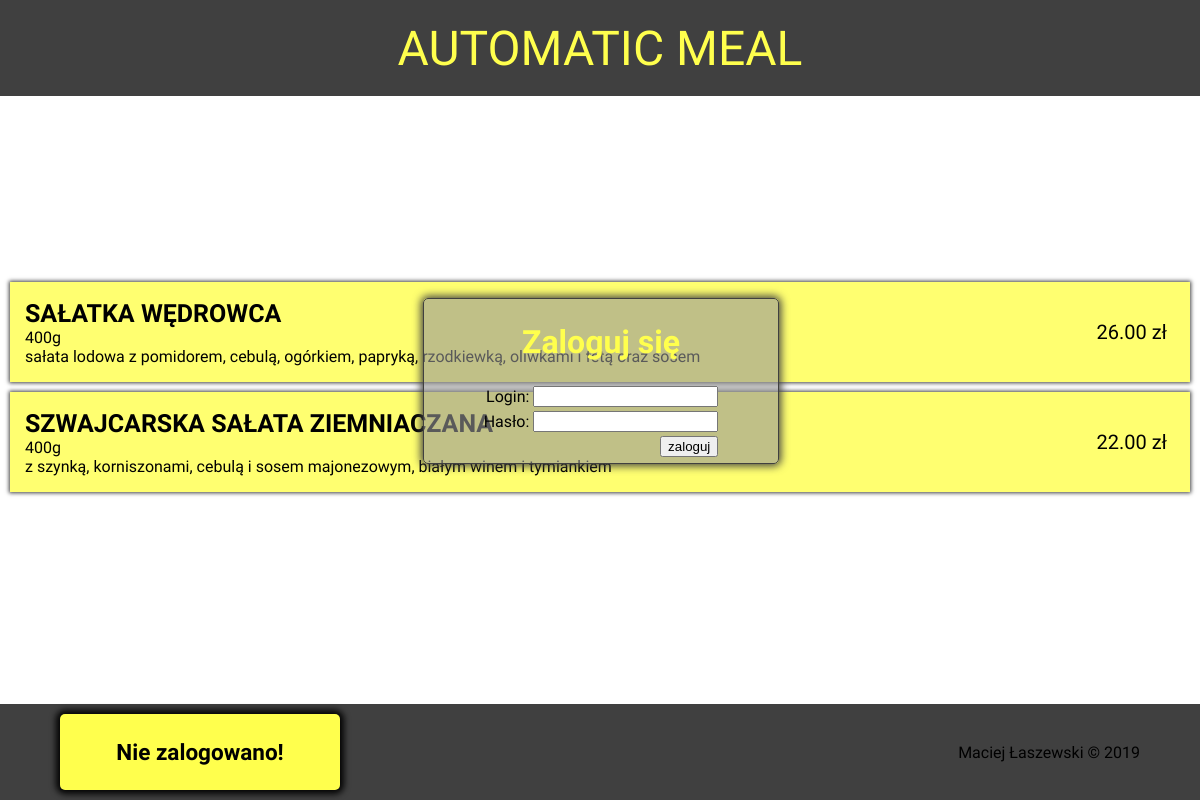
Screenshot of /index.php?kat=menu&men=salaty with the database file from the repository.
### tables this page shows
CREATE TABLE `menu` (
  `idproduktu` int(11) NOT NULL,
  `typ` text NOT NULL,
  `nazwa` text NOT NULL,
  `opis` text NOT NULL,
  `cena` decimal(11,2) NOT NULL
);

### index.php (the view, shortened to what this page needs)
<!DOCTYPE HTML>
<html lang="pl">
    <head>
        <link rel="stylesheet" href="css/style.css?=<?php echo uniqid()?>">
        <?php
            $config = require_once("config.php");
                            $db = new mysqli($config['host'], $config['user'], $config['pass'], $config['database']);
                            $db -> query("SET CHARSET utf8");
                            $db -> query("SET NAMES 'utf8' COLLATE 'utf8_polish_ci'");
            $komunikat = '';
        ?>
    </head>
    <body>
        <div id="container">
            <div id="header">
                <a href="index.php"><div id="name">AUTOMATIC MEAL</div></a>
            </div>
            <div id="main">
                <div id="content">
                    <?php
                        if(!isset($_SESSION['login'])){
                            echo "<div id='login_panel'>
                                <h1>Zaloguj się</h1>
                                <form action='index.php' method='POST'><table><tr><td>Login:</td><td><input type='text' name='login'></td></tr><tr><td>Hasło:</td><td><input type='password' name='haslo'></td></tr><tr><td colspan='2'><input type='submit' name='zaloguj' value='zaloguj'></td></tr></table></form>$komunikat</div>";
                        }
                        if(isset($_GET['kat'])){
                            switch ($_GET['kat']){
                                case 'menu':
                                    if(!isset($_GET['men'])){
                                    echo "<div class='kateg'><a href='index.php?kat=menu&men=przystawki'><div><h1>Przystawki</h1></div></a></div>
                                        <div class='kateg'><a href='index.php?kat=menu&men=zupy'><div><h1>Zupy</h1></div></a></div>
                                        <div class='kateg'><a href='index.php?kat=menu&men=salaty'><div><h1>Sałaty</h1></div></a></div>
                                        <div class='kateg'><a href='index.php?kat=menu&men=nalesniki'><div><h1>Naleśniki</h1></div></a></div>
                                        <div class='kateg'><a href='index.php?kat=menu&men=makarony'><div><h1>Makarony</h1></div></a></div>
                                        <div class='kateg'><a href='index.php?kat=menu&men=napoje'><div><h1>Napoje</h1></div></a></div>";
                                    }
                                    else{
                                        echo "<form action='index.php?kat=menu' method='POST'>";
                                    switch($_GET['men']){
                                        case 'salaty':
                                            $rekordy = $db -> query("SELECT * FROM `menu` WHERE `typ`='salaty'");
                                            foreach($rekordy as $val){
                                                echo "<div class='produkt'>
                                                <div class='desc'><span>".$val['nazwa']."</span>".$val['opis']."</div><div class='cena'><center><span>".$val['cena']."</span> zł</center></div>";
                                                echo "</div>";
                                            }
                                            break;
                                    }
                                     echo "</form>";
                                    }
                                    break;
                        }
                        }
                    ?>
                </div>
            </div>
            <div id="footer">
                <div id="user_info">
                    <?php
                    if (isset($_SESSION['login'])){
                        echo "<b>Zalogowano jako: </b><i>".$_SESSION['imie']." ".$_SESSION['nazwisko']."</i>".$_SESSION['stanowisko'];
                        echo "<form method='post'><input type='submit' value='Wyloguj' name='wyloguj'></form>";
                    }
                    else
                        echo "<h2>Nie zalogowano!</h2>"
                    ?>
                </div>
                <div id="autor">Maciej Łaszewski &copy 2019</div>
            </div>
        </div>
    </body>
</html>

### css/style.css (style rules this page uses)
body { margin:0; font-family: 'Work Sans', sans-serif; }
#container { display:flex; flex-direction: column; }
#header, #footer { width:100%; height: 12vh; min-height:50px; display:flex; justify-content: center; align-items: center; background-color: #404040; }
#main { background-color: #FFFFFF; width:100%; height:76vh; min-height:315px; }
#name { font-size:6vh; font-family: 'Fascinate Inline', cursive; color: #ffff4d; }
#content { padding: 10px; height:90%; overflow-y: auto; position: relative; z-index:1; }
#login_panel { background: rgb(150,150,150, 0.6); width:30%; height: 30%; display:flex; flex-direction: column; align-items: center; justify-content: center; border-radius: 5px; border:1px solid #404040; box-shadow: 0px 0px 8px 2px #404040; position: relative; top:35%; left:35%; }
#login_panel > h1 { color:#ffff4d; }
table { text-align: right; }
a { text-decoration: none; }
#autor { align-self: center; }
#user_info { z-index: 999; background-color:#ffff4d; width:280px; height:80%; border-radius:5px; box-shadow: 0px 0px 6px 4px #030303; text-align: center; font-size: 15px; display:flex; flex-direction: column; justify-content: center; }
#footer { width:90%; justify-content: space-between; padding: 0 5% 0 5%; }
.produkt { width:100%; height:100px; background: rgba(255,255,77, 0.8); display:flex; flex-direction: row; box-shadow: 0px 0px 4px 1px rgb(64, 64, 64); margin-top: 10px; }
.produkt > * { display:flex; flex-direction: column; justify-content: center; }
.produkt .desc { flex:9; padding-left:15px; }
.produkt .cena { flex:1; font-size:20px; }
.desc > span { font-size:25px; font-weight:bold; }

### rows the page displays
menu: nazwa "SAŁATKA WĘDROWCA", opis "400g sałata lodowa z pomidorem, cebulą, ogórkiem, papryką, rzodkiewką, oliwkami i fetą oraz sosem", cena "26.00"
menu: nazwa "SZWAJCARSKA SAŁATA ZIEMNIACZANA", opis "400g z szynką, korniszonami, cebulą i sosem majonezowym, białym winem i tymiankiem", cena "22.00"
